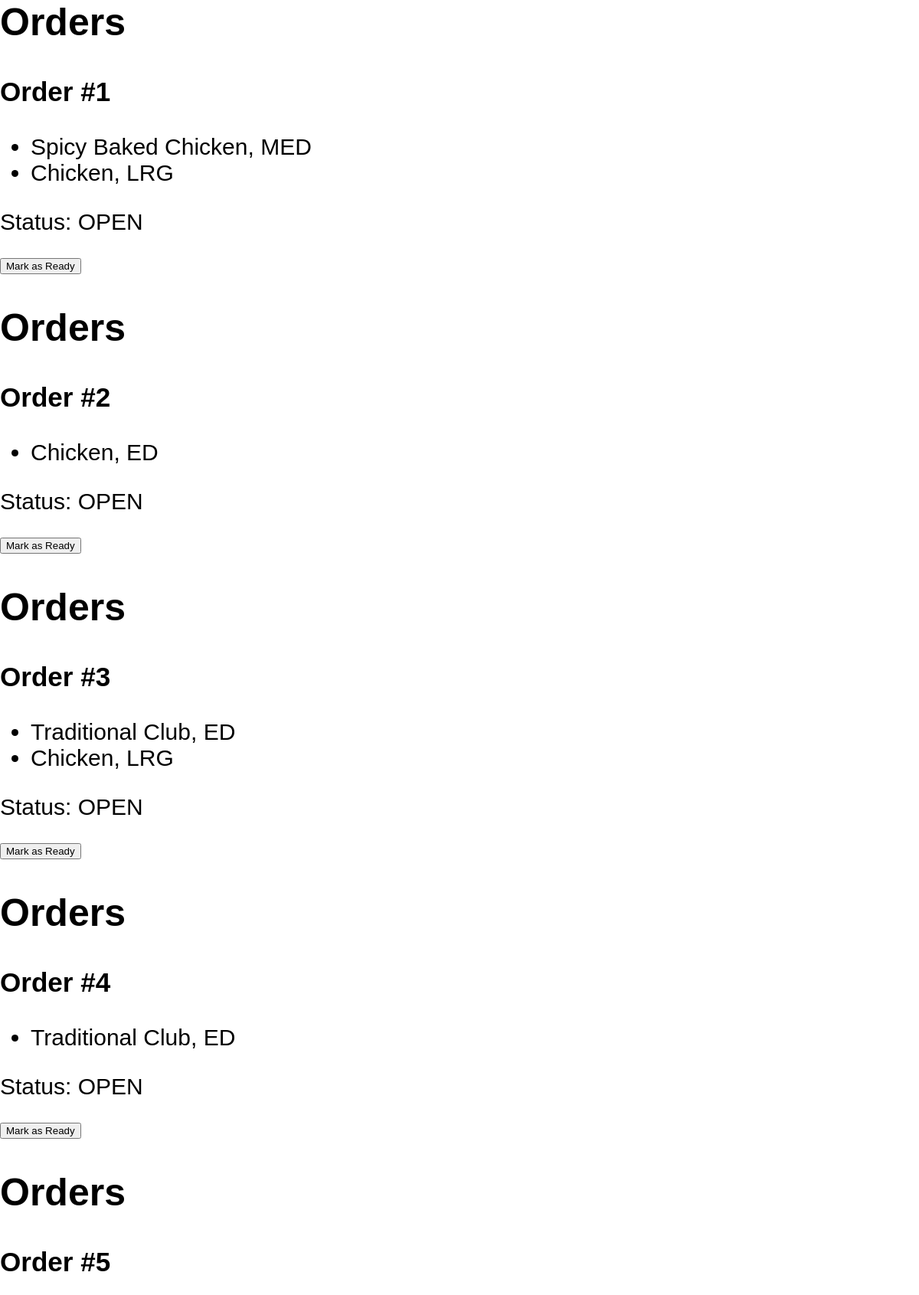
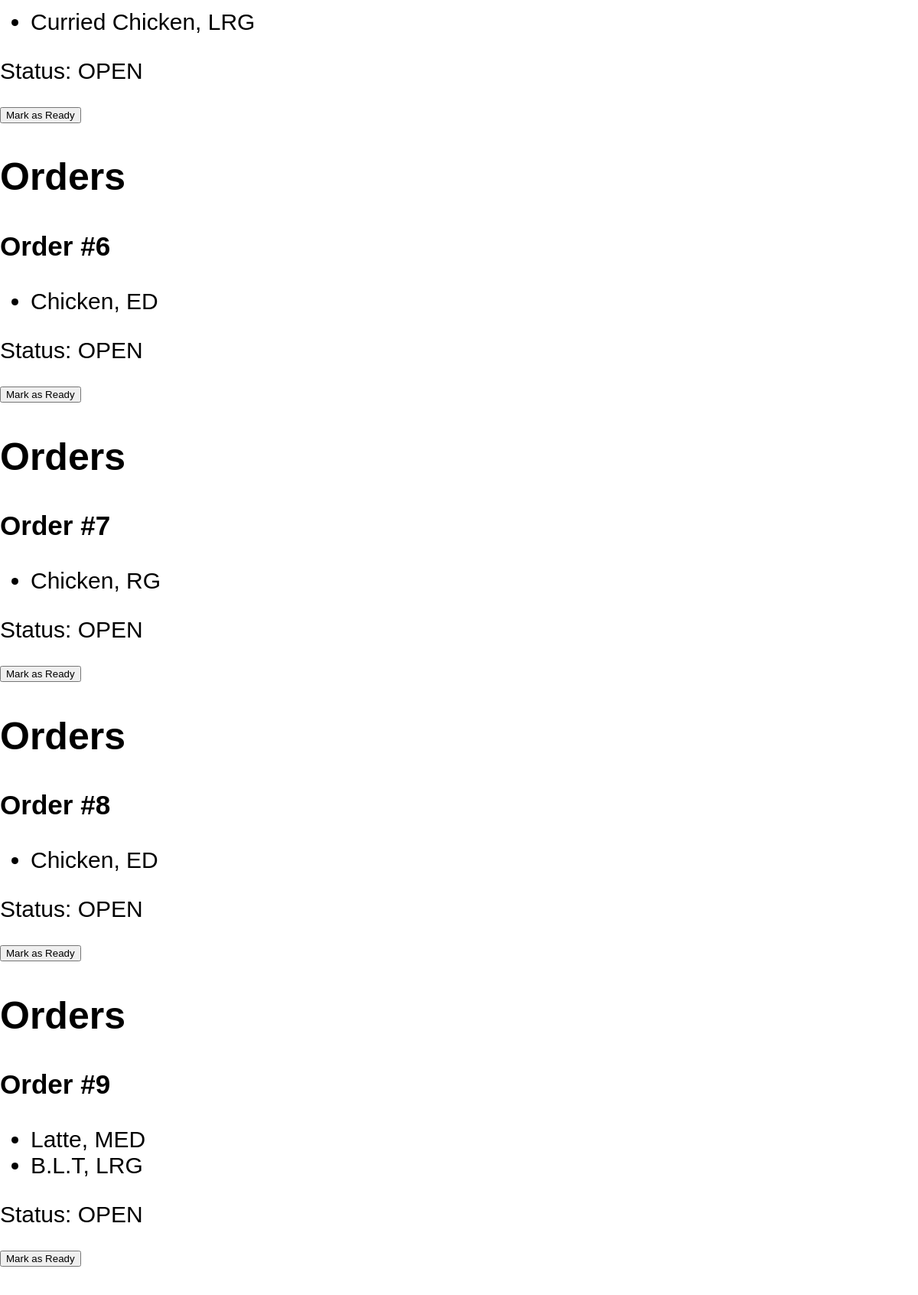
Page /Server.php (upper part) on the committed database (2 pictures, top to bottom).
### tables this page shows
CREATE TABLE `orders` (
    `id` int(11) NOT NULL AUTO_INCREMENT ,
    `total` int(11) NOT NULL default 0,
    `items` varchar(300)  NOT NULL default '',
    `status` char(4) NOT NULL default 'OPEN',
    `delivered` varchar(3) NOT NULL default 'NO',
    `date` varchar(11) NOT NULL default '',
    `gen_del_location` varchar(80) NOT NULL default '',
    `address` varchar(100) NOT NULL default '',
    `start_time` varchar(10) NOT NULL default '',
    `end_time` varchar(10) NOT NULL default '',
    PRIMARY KEY (`id`)

);

CREATE TABLE `menuItems` (
    `id` int(11) NOT NULL AUTO_INCREMENT ,
    `name` varchar(50) NOT NULL default '',
    `category` varchar(35)  NOT NULL default '',
    `medium_size` char(3) NOT NULL default 'MED', 
    `large_size` char(3) NOT NULL default '', 
    `price` int(5)  NOT NULL default 0,
    `large_price` int(5) NOT NULL default 0,
    `image` varchar(50) NOT NULL default 'default-menu-image.jpg',
    `in_stock` varchar(3) NOT NULL default 'YES',
    PRIMARY KEY (`id`)

);

### Employee.php (called while the page is built, shortened)
<?php
require_once 'DBManager.php';
class Employee extends Person{
    function __construct($name, $username, $password,$dbmanager)
    {
        $this->dbmanager = $dbmanager;
        $this->conn = $this->dbmanager->getConn();
    }
}
?>

### Server.php (the view, shortened to what this page needs)
<?php
    require "DBManager.php";
    require "Employee.php";
    class Server extends Employee{
        public function viewOrders(){
            $stmt = $this->conn->query("SELECT * FROM `orders` WHERE `status` = 'OPEN'");
            $orders = $stmt->fetchAll();
            foreach($orders as $order):
            ?>
            <h2>Orders</h2>
            <div id="orderDiv<?=$order["id"]?>">
                <h3>Order #<?=$order["id"]?></h3>
                <ul><?php
                    $items = explode(",",$order["items"]);
                    foreach($items as $item):
                        $foodID = (int) substr($item,0,2);
                        $foodItems = $this->conn->query("SELECT * FROM menuItems WHERE id =$foodID");
                        $foodResult = $foodItems->fetchAll();
                        $foodName = $foodResult[0]["name"];
                ?>
                        <li id="<?=$order["id"]?>>"><?=$foodName?>, <?=substr($item,3)?></li>
                    <?php endforeach?>
                </ul>
                <p class="order-status">Status: <?=$order["status"]?></p>
                <button id="<?=$order["id"]?>" class="mark-ready">Mark as Ready</button>
            <?php endforeach?>
        <?php }
    }
    $host = 'localhost';
    $username = 'boardwalk_user';
    $password = 'password123';
    $dbname = 'cafeInfo';
    $db = new DBManager($host, $username, $password, $dbname);
    $server = new Server("john", "john123", "pwd123", $db);
    $server->viewOrders();
?>

### index.css (style rules this page uses)
h2 { font-size: 50px; }

### rows in the picture
orders: id "1", menuitems.name "Spicy Baked Chicken", items "MED", menuitems.name "Chicken", items "LRG", status "OPEN"
orders: id "2", menuitems.name "Chicken", items "ED", status "OPEN"
orders: id "3", menuitems.name "Traditional Club", items "ED", menuitems.name "Chicken", items "LRG", status "OPEN"
orders: id "4", menuitems.name "Traditional Club", items "ED", status "OPEN"
orders: id "5", menuitems.name "Curried Chicken", items "LRG", status "OPEN"
orders: id "6", menuitems.name "Chicken", items "ED", status "OPEN"
orders: id "7", menuitems.name "Chicken", items "RG", status "OPEN"
orders: id "8", menuitems.name "Chicken", items "ED", status "OPEN"
orders: id "9", menuitems.name "Latte", items "MED", menuitems.name "B.L.T", items "LRG", status "OPEN"
